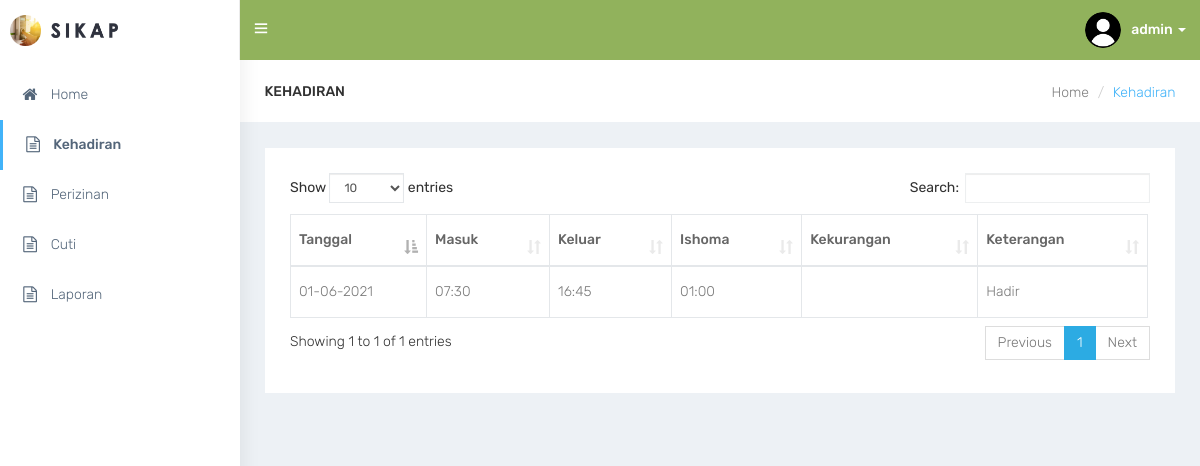
Screenshot of /kehadiran (signed in) with the database file from the repository.
### tables this page shows
CREATE TABLE `user` (
  `us_id` int(11) NOT NULL,
  `ac_id` int(11) NOT NULL,
  `us_username` varchar(30) NOT NULL,
  `us_password` varchar(100) NOT NULL,
  `us_photo` varchar(100) NOT NULL,
  `us_email` varchar(30) NOT NULL
);

CREATE TABLE `kehadiran` (
  `us_id` varchar(100) NOT NULL,
  `tanggal` varchar(100) NOT NULL,
  `jam_masuk` varchar(100) NOT NULL,
  `jam_keluar` varchar(100) NOT NULL,
  `ishoma` varchar(100) NOT NULL,
  `kekurangan` varchar(100) NOT NULL,
  `keterangan` varchar(100) NOT NULL,
  `id_kehadiran` int(100) NOT NULL
);

### kehadiran.php (the view, shortened to what this page needs)
 <div id="page-wrapper">
     <div class="container-fluid">
         <div class="row bg-title">
             <div class="col-lg-3 col-md-4 col-sm-4 col-xs-12">
                 <h4 class="page-title">Kehadiran</h4>
             </div>
             <div class="col-lg-9 col-sm-8 col-md-8 col-xs-12">
                 <ol class="breadcrumb">
                     <li><a href="index">Home</a></li>
                     <li class="active">Kehadiran</li>
                 </ol>
             </div>
         </div>
         <div class="row">
             <div class="col-sm-12">
                 <?php
require_once(__DIR__.'/lib/config.php');
$us_id = $_SESSION['id'];
$sql = "SELECT * FROM kehadiran WHERE us_id='$us_id' ORDER BY id_kehadiran DESC";
$query = $conn->query($sql);
$check = $query->rowCount();
if ($check >= 1)
{
	$data = $query->fetch(PDO::FETCH_OBJ);
}
else
{
}
                 ?>
             </div>
         </div>
         <div class="row">
             <div class="col-sm-12">
                 <div class="white-box">
                     <div class="table-responsive">
                         <table class="table table-bordered" id="table_id">
                             <thead>
                                 <tr>
                                     <th>Tanggal</th>
                                     <th>Masuk</th>
                                     <th>Keluar</th>
                                     <th>Ishoma</th>
                                     <th>Kekurangan</th>
				<th>Keterangan</th>
                                 </tr>
                             </thead>
                             <tbody>
		<?php while($check>0) { ?>
			<tr>
				<td><?php echo $data->tanggal; ?></td>
				<td><?php echo $data->jam_masuk; ?></td>
				<td><?php echo $data->jam_keluar; ?></td>
				<td><?php echo $data->ishoma; ?></td>
				<td><?php echo $data->kekurangan; ?></td>
				<td><?php echo $data->keterangan; ?></td>
			</tr>
		<?php
			$check--;
			} ?>
                             </tbody>
                         </table>
                     </div>
                 </div>
             </div>
         </div>
     </div>
 </div>

### lib/lib-topbar.php (shortened to what this page needs)
   <nav class="navbar navbar-default navbar-static-top m-b-0">
       <div class="navbar-header" style="background: #91b25c;">
           <div class="top-left-part">
               <a class="logo" href="index">
                   <b>
                   <img src="images/admin-lg.png" alt="home" class="light-logo" style="max-height: 31px;" /></b>
                   <span class="hidden-xs">
                   <img src="images/admin-tx.png" alt="home" class="light-logo" style="max-height: 15px;" /></span>
               </a>
           </div>
           <ul class="nav navbar-top-links navbar-left">
               <li><a href="javascript:void(0)" class="open-close waves-effect waves-light"><i class="ti-menu"></i></a></li>
           </ul>
           <?php
require_once(__DIR__.'/config.php');
$id = $_SESSION['id'];
               $sql = "SELECT * FROM user JOIN access_control USING(ac_id) WHERE us_id='$id'";
               $query = $conn->query($sql);
               $data = $query->fetch(PDO::FETCH_OBJ);
           ?>
           <ul class="nav navbar-top-links navbar-right pull-right">
               <li class="dropdown">
                   <a class="dropdown-toggle profile-pic" data-toggle="dropdown" href="#"> <img src="images/user/<?php echo $data->us_photo;?>" alt="user-img" width="36" class="img-circle"><b class="hidden-xs"><?php echo $data->us_username;?> </b><span class="caret"></span> </a>
               </li>
           </ul>
       </div>
   </nav>

### css/default.css (style rules this page uses)
body { background: #fff; }
.top-left-part { background: #fff; }
.top-left-part .light-logo { display: inline-block; }
.navbar-header { background: #2f323e; }
.navbar-top-links > li > a { color: #ffffff; }
.bg-title .breadcrumb .active { color: #41b3f9; }

### rows the page displays
user: us_photo (picture), us_username "admin"
kehadiran: tanggal "01-06-2021", jam_masuk "07:30", jam_keluar "16:45", ishoma "01:00", keterangan "Hadir"
